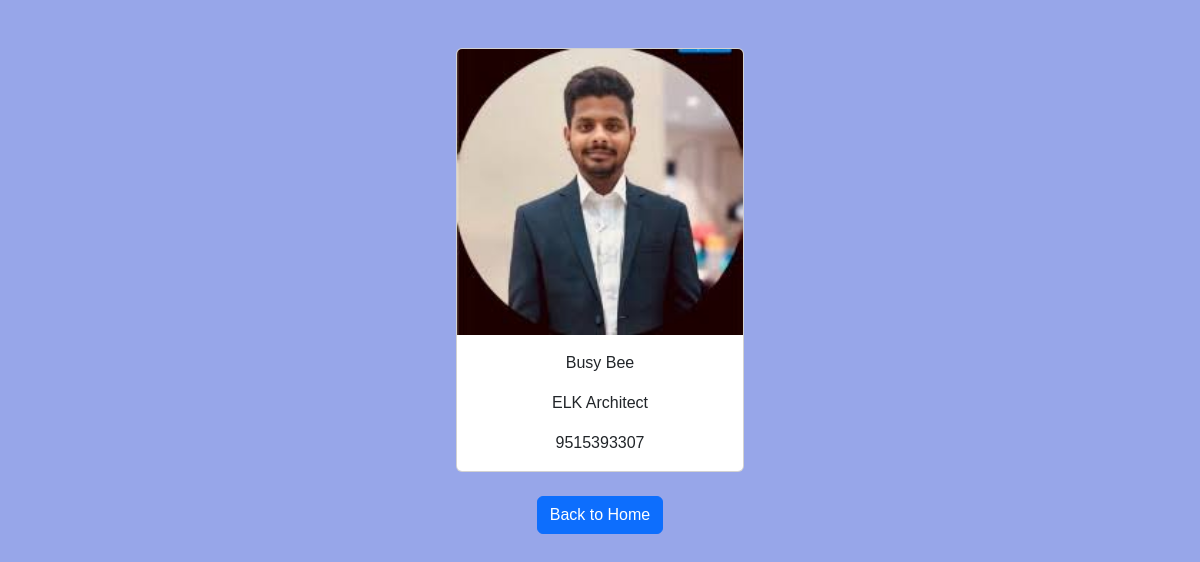
The page /employees/1/ on the database its author committed.
### employees/models.py (models this page shows, shortened)
class Employee(models.Model):
    first_name = models.CharField(max_length=100)
    last_name = models.CharField(max_length=100)
    photo = models.ImageField(upload_to='images')
    designation = models.CharField(max_length=100)
    email = models.EmailField(max_length=100,unique=True)
    phone_number = models.CharField(max_length=12, blank=True)
    created_at = models.DateTimeField(auto_now_add=True)
    updated_at = models.DateTimeField(auto_now=True)

### employees/views.py (the view)
# urls.py: path('<int:pk>/', views.employee_detail, name = 'employee_detail'),
def employee_detail(request, pk):
   employee = get_object_or_404(Employee, pk=pk)
   context = {
       'employee': employee,
   }
   return render(request, 'employee_detail.html', context)

### templates/employee_detail.html (shortened to what this page needs)
{% load static %}
<!DOCTYPE html>
<html lang="en">
<head>
    <link href="https://cdn.jsdelivr.net/npm/bootstrap@5.3.3/dist/css/bootstrap.min.css" rel="stylesheet">
    <link rel="stylesheet" href="{% static 'css/style.css' %}">
</head>
<body>
    <div class="container pt-5">
        <div class="card mx-auto" style="width: 18rem;">
            <img class="card-img-top" src="{{employee.photo.url}}" alt="Employee Photo">
            <div class="card-body">
              <p class="card-text">{{employee.first_name}} {{employee.last_name}}</p>
              <p class="card-text">{{employee.designation}}</p>
              <p class="card-text">{{employee.phone_number}}</p>
            </div>
        </div>
        <br>
        <a href="{% url 'home' %}" class="btn btn-primary"> Back to Home</a>
    </div>
</body>
</html>

### mysite/static/css/style.css (style rules this page uses)
body { background-color: aqua; }

### templates/employee_detail.html (style rules this page uses)
body { display: flex; text-align: center; justify-content: center; height: 100vh; margin: 0; font-family: Arial, sans-serif; background-color: rgb(151, 166, 233); }

### rows shown on the page
Employee: photo (picture), first_name "Busy", last_name "Bee", designation "ELK Architect", phone_number "9515393307"
